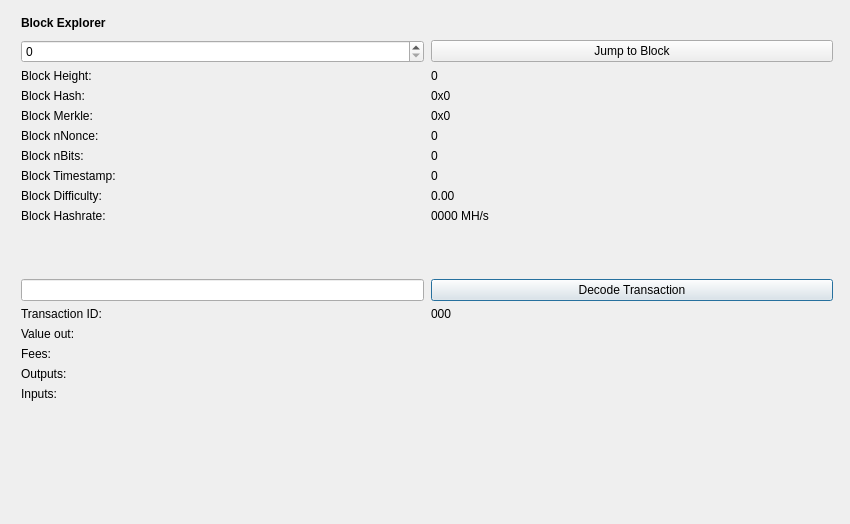
<?xml version="1.0" encoding="UTF-8"?>
<ui version="4.0">
 <class>BlockBrowser</class>
 <widget class="QDialog" name="BlockBrowser">
  <property name="windowModality">
   <enum>Qt::NonModal</enum>
  </property>
  <property name="enabled">
   <bool>true</bool>
  </property>
  <property name="geometry">
   <rect>
    <x>0</x>
    <y>0</y>
    <width>850</width>
    <height>524</height>
   </rect>
  </property>
  <property name="sizePolicy">
   <sizepolicy hsizetype="Preferred" vsizetype="Preferred">
    <horstretch>0</horstretch>
    <verstretch>0</verstretch>
   </sizepolicy>
  </property>
  <property name="minimumSize">
   <size>
    <width>0</width>
    <height>0</height>
   </size>
  </property>
  <property name="acceptDrops">
   <bool>false</bool>
  </property>
  <property name="windowTitle">
   <string>Truckcoin Block Explorer</string>
  </property>
  <layout class="QGridLayout">
   <property name="sizeConstraint">
    <enum>QLayout::SetMaximumSize</enum>
   </property>
   <property name="leftMargin">
    <number>21</number>
   </property>
   <property name="topMargin">
    <number>10</number>
   </property>
   <property name="rightMargin">
    <number>10</number>
   </property>
   <item row="1" column="0">
    <widget class="QWidget" name="widget" native="true">
     <widget class="QWidget" name="layoutWidgetBE1">
      <property name="geometry">
       <rect>
        <x>0</x>
        <y>0</y>
        <width>822</width>
        <height>27</height>
       </rect>
      </property>
      <layout class="QHBoxLayout" name="horizontalLayoutBE">
       <property name="spacing">
        <number>7</number>
       </property>
       <item>
           <widget class="QLabel" name="labelBlockExplorer">
            <property name="sizePolicy">
             <sizepolicy hsizetype="Preferred" vsizetype="Maximum">
              <horstretch>0</horstretch>
              <verstretch>0</verstretch>
             </sizepolicy>
            </property>
            <property name="font">
             <font>
              <weight>75</weight>
              <bold>true</bold>
             </font>
            </property>
            <property name="styleSheet">
             <string notr="true">font-weight:bold;</string>
            </property>
            <property name="text">
             <string>Block Explorer</string>
            </property>
           </widget>
       </item>
       <item>
        <spacer name="horizontalSpacerBE">
         <property name="orientation">
          <enum>Qt::Horizontal</enum>
         </property>
         <property name="sizeHint" stdset="0">
          <size>
           <width>40</width>
           <height>20</height>
          </size>
         </property>
        </spacer>
       </item>
      </layout>
     </widget>
     <widget class="QWidget" name="layoutWidgetBE2">
      <property name="geometry">
       <rect>
        <x>0</x>
        <y>30</y>
        <width>812</width>
        <height>410</height>
       </rect>
      </property>
      <layout class="QGridLayout" name="gridLayoutBE" rowstretch="0,0,0,0,0,0,0,0,0,0,0,0,0,0,0,0,0,0,0" columnstretch="0,0">
       <property name="sizeConstraint">
        <enum>QLayout::SetDefaultConstraint</enum>
       </property>
       <property name="horizontalSpacing">
        <number>7</number>
       </property>
       <item row="18" column="0">
        <spacer name="verticalSpacer">
         <property name="orientation">
          <enum>Qt::Vertical</enum>
         </property>
         <property name="sizeHint" stdset="0">
          <size>
           <width>20</width>
           <height>40</height>
          </size>
         </property>
        </spacer>
       </item>
       <item row="12" column="1">
        <widget class="QPushButton" name="txButton">
         <property name="text">
          <string>Decode Transaction</string>
         </property>
        </widget>
       </item>
       <item row="17" column="0">
        <widget class="QLabel" name="inputLabel">
         <property name="text">
          <string>Inputs:</string>
         </property>
         <property name="alignment">
          <set>Qt::AlignLeading|Qt::AlignLeft|Qt::AlignTop</set>
         </property>
        </widget>
       </item>
       <item row="10" column="1">
        <widget class="QLabel" name="hashRateBox">
         <property name="text">
          <string>0000 MH/s</string>
         </property>
         <property name="textInteractionFlags">
          <set>Qt::LinksAccessibleByMouse|Qt::TextSelectableByMouse</set>
         </property>
        </widget>
       </item>
       <item row="14" column="0">
        <widget class="QLabel" name="valueLabel">
         <property name="text">
          <string>Value out:</string>
         </property>
        </widget>
       </item>
       <item row="13" column="0">
        <widget class="QLabel" name="txLabel">
         <property name="text">
          <string>Transaction ID:</string>
         </property>
        </widget>
       </item>
       <item row="9" column="1">
        <widget class="QLabel" name="diffBox">
         <property name="text">
          <string>0.00</string>
         </property>
         <property name="textInteractionFlags">
          <set>Qt::LinksAccessibleByMouse|Qt::TextSelectableByMouse</set>
         </property>
        </widget>
       </item>
       <item row="13" column="1">
        <widget class="QLabel" name="txID">
         <property name="text">
          <string>000</string>
         </property>
         <property name="textInteractionFlags">
          <set>Qt::LinksAccessibleByMouse|Qt::TextSelectableByMouse</set>
         </property>
        </widget>
       </item>
       <item row="17" column="1">
        <widget class="QLabel" name="inputBox">
         <property name="text">
          <string/>
         </property>
         <property name="alignment">
          <set>Qt::AlignLeading|Qt::AlignLeft|Qt::AlignTop</set>
         </property>
         <property name="textInteractionFlags">
          <set>Qt::LinksAccessibleByMouse|Qt::TextSelectableByMouse</set>
         </property>
        </widget>
       </item>
       <item row="14" column="1">
        <widget class="QLabel" name="valueBox">
         <property name="text">
          <string/>
         </property>
         <property name="textInteractionFlags">
          <set>Qt::LinksAccessibleByMouse|Qt::TextSelectableByMouse</set>
         </property>
        </widget>
       </item>
       <item row="9" column="0">
        <widget class="QLabel" name="diffLabel">
         <property name="text">
          <string>Block Difficulty:</string>
         </property>
        </widget>
       </item>
       <item row="1" column="0">
        <widget class="QSpinBox" name="heightBox">
         <property name="sizePolicy">
          <sizepolicy hsizetype="Preferred" vsizetype="Fixed">
           <horstretch>0</horstretch>
           <verstretch>0</verstretch>
          </sizepolicy>
         </property>
         <property name="maximum">
          <number>99999999</number>
         </property>
        </widget>
       </item>
       <item row="3" column="0">
        <widget class="QLabel" name="heightLabelBE2">
         <property name="text">
          <string>Block Height:</string>
         </property>
        </widget>
       </item>
       <item row="8" column="1">
        <widget class="QLabel" name="timeBox">
         <property name="text">
          <string>0</string>
         </property>
         <property name="textInteractionFlags">
          <set>Qt::LinksAccessibleByMouse|Qt::TextSelectableByMouse</set>
         </property>
        </widget>
       </item>
       <item row="1" column="1">
        <widget class="QPushButton" name="blockButton">
         <property name="text">
          <string>Jump to Block</string>
         </property>
        </widget>
       </item>
       <item row="5" column="0">
        <widget class="QLabel" name="merkleLabel">
         <property name="text">
          <string>Block Merkle:</string>
         </property>
        </widget>
       </item>
       <item row="4" column="0">
        <widget class="QLabel" name="hashLabel">
         <property name="text">
          <string>Block Hash:</string>
         </property>
        </widget>
       </item>
       <item row="15" column="1">
        <widget class="QLabel" name="feesBox">
         <property name="text">
          <string/>
         </property>
         <property name="textInteractionFlags">
          <set>Qt::LinksAccessibleByMouse|Qt::TextSelectableByMouse</set>
         </property>
        </widget>
       </item>
       <item row="10" column="0">
        <widget class="QLabel" name="hashRateLabel">
         <property name="text">
          <string>Block Hashrate:</string>
         </property>
        </widget>
       </item>
       <item row="3" column="1">
        <widget class="QLabel" name="heightLabelBE1">
         <property name="text">
          <string>0</string>
         </property>
         <property name="textInteractionFlags">
          <set>Qt::LinksAccessibleByMouse|Qt::TextSelectableByMouse</set>
         </property>
        </widget>
       </item>
       <item row="15" column="0">
        <widget class="QLabel" name="feesLabel">
         <property name="text">
          <string>Fees:</string>
         </property>
        </widget>
       </item>
       <item row="7" column="0">
        <widget class="QLabel" name="bitsLabel">
         <property name="text">
          <string>Block nBits:</string>
         </property>
        </widget>
       </item>
       <item row="7" column="1">
        <widget class="QLabel" name="bitsBox">
         <property name="text">
          <string>0</string>
         </property>
         <property name="textInteractionFlags">
          <set>Qt::LinksAccessibleByMouse|Qt::TextSelectableByMouse</set>
         </property>
        </widget>
       </item>
       <item row="5" column="1">
        <widget class="QLabel" name="merkleBox">
         <property name="minimumSize">
          <size>
           <width>187</width>
           <height>0</height>
          </size>
         </property>
         <property name="text">
          <string>0x0</string>
         </property>
         <property name="textInteractionFlags">
          <set>Qt::LinksAccessibleByMouse|Qt::TextSelectableByMouse</set>
         </property>
        </widget>
       </item>
       <item row="16" column="0">
        <widget class="QLabel" name="outputLabel">
         <property name="text">
          <string>Outputs:</string>
         </property>
         <property name="alignment">
          <set>Qt::AlignLeading|Qt::AlignLeft|Qt::AlignTop</set>
         </property>
        </widget>
       </item>
       <item row="16" column="1">
        <widget class="QLabel" name="outputBox">
         <property name="text">
          <string/>
         </property>
         <property name="alignment">
          <set>Qt::AlignLeading|Qt::AlignLeft|Qt::AlignTop</set>
         </property>
         <property name="textInteractionFlags">
          <set>Qt::LinksAccessibleByMouse|Qt::TextSelectableByMouse</set>
         </property>
        </widget>
       </item>
       <item row="6" column="0">
        <widget class="QLabel" name="nonceLabel">
         <property name="text">
          <string>Block nNonce:</string>
         </property>
        </widget>
       </item>
       <item row="6" column="1">
        <widget class="QLabel" name="nonceBox">
         <property name="text">
          <string>0</string>
         </property>
         <property name="textInteractionFlags">
          <set>Qt::LinksAccessibleByMouse|Qt::TextSelectableByMouse</set>
         </property>
        </widget>
       </item>
       <item row="8" column="0">
        <widget class="QLabel" name="timeLabel">
         <property name="text">
          <string>Block Timestamp:</string>
         </property>
        </widget>
       </item>
       <item row="4" column="1">
        <widget class="QLabel" name="hashBox">
         <property name="enabled">
          <bool>true</bool>
         </property>
         <property name="sizePolicy">
          <sizepolicy hsizetype="Preferred" vsizetype="Preferred">
           <horstretch>0</horstretch>
           <verstretch>0</verstretch>
          </sizepolicy>
         </property>
         <property name="minimumSize">
          <size>
           <width>0</width>
           <height>0</height>
          </size>
         </property>
         <property name="text">
          <string>0x0</string>
         </property>
         <property name="textInteractionFlags">
          <set>Qt::LinksAccessibleByMouse|Qt::TextSelectableByMouse</set>
         </property>
        </widget>
       </item>
       <item row="12" column="0">
        <widget class="QLineEdit" name="txBox">
         <property name="sizePolicy">
          <sizepolicy hsizetype="Preferred" vsizetype="Fixed">
           <horstretch>0</horstretch>
           <verstretch>0</verstretch>
          </sizepolicy>
         </property>
         <property name="inputMask">
          <string comment="Transaction id" extracomment="Transaction id"/>
         </property>
         <property name="placeholderText">
          <string comment="Transaction ID" extracomment="Transaction ID"/>
         </property>
        </widget>
       </item>
       <item row="11" column="0">
        <spacer name="verticalSpacer_2">
         <property name="orientation">
          <enum>Qt::Vertical</enum>
         </property>
         <property name="sizeHint" stdset="0">
          <size>
           <width>20</width>
           <height>20</height>
          </size>
         </property>
        </spacer>
       </item>
      </layout>
     </widget>
    </widget>
   </item>
  </layout>
 </widget>
 <resources/>
 <connections/>
</ui>
